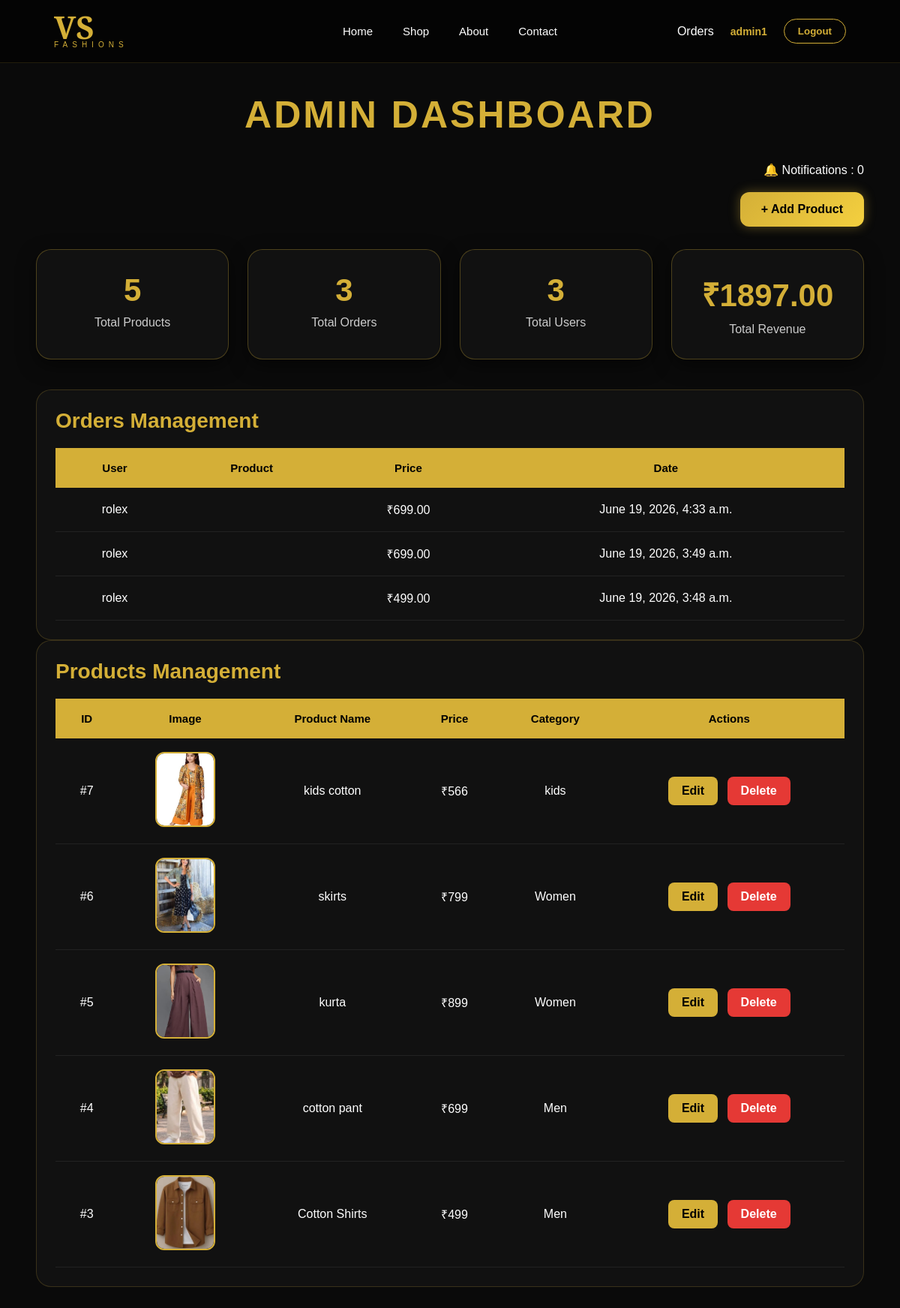
The page /dashboard/ (signed in) on the database its author committed.
### Vs/models.py (models this page shows, shortened)
class Order(models.Model):
    user = models.ForeignKey(
        User,
        on_delete=models.CASCADE
    )
    product_name = models.CharField(
        max_length=200,
        default=""
    )
    full_name = models.CharField(
        max_length=100,
        default=""
    )
    phone = models.CharField(
        max_length=15,
        default=""
    )
    email = models.EmailField(
        blank=True,
        default=""
    )
    address = models.TextField(
        default=""
    )
    total_amount = models.DecimalField(
        max_digits=10,
        decimal_places=2,
        default=0
    )
    created_at = models.DateTimeField(
        auto_now_add=True
    )

class Product(models.Model):
    CATEGORY_CHOICES = (
        ('Men', 'Men'),
        ('Women', 'Women'),
        ('New Arrivals', 'New Arrivals'),
        (
          'kids', 'kids'
        )
    )
    name = models.CharField(max_length=200)
    price = models.IntegerField()
    image = models.ImageField(upload_to='products/')
    description = models.TextField()
    category = models.CharField(
        max_length=50,
        choices=CATEGORY_CHOICES,
        default='Men'
    )

### Vs/views.py (the view)
# urls.py: path('dashboard/',views.dashboard,name='dashboard'),
@staff_member_required
def dashboard(request):
    total_products = Product.objects.count()
    total_orders = Order.objects.count()
    total_users = User.objects.count()
    products = Product.objects.all().order_by('-id')
    orders = Order.objects.all().order_by('-id')
    total_revenue = 0
    notifications = Notification.objects.filter(
        is_read=False
    ).count()
    for order in orders:
        total_revenue += order.total_amount
    return render(request, "dashboard.html", {
        "total_products": total_products,
        "total_orders": total_orders,
        "total_users": total_users,
        "total_revenue": total_revenue,
        "products": products,
        "orders": orders,
        "notification": notifications
    })

### Vs/templates/dashboard.html (shortened to what this page needs)
{% extends 'base.html' %}
{% load static %}
{% block extra_css %}
<link rel="stylesheet" href="{% static 'css/dashboard.css' %}">
{% endblock %}
{% block content %}
<div class="dashboard">
<h1>ADMIN DASHBOARD</h1>
<div style="text-align:right;margin-bottom:20px;">
    🔔 Notifications : {{ notification }}
</div>
<div class="top-bar">
<a href="{% url 'add_product' %}" class="add-btn">
+ Add Product
</a>
</div>
<div class="cards">
<div class="card">
<h2>{{ total_products }}</h2>
<p>Total Products</p>
</div>
<div class="card">
<h2>{{ total_orders }}</h2>
<p>Total Orders</p>
</div>
<div class="card">
<h2>{{ total_users }}</h2>
<p>Total Users</p>
</div>
<div class="card">
<h2>₹{{ total_revenue }}</h2>
<p>Total Revenue</p>
</div>
</div>
<div class="products-section">
<div class="section-header">
<h2>Orders Management</h2>
</div>
<table class="product-table">
<thead>
<tr>
<th>User</th>
<th>Product</th>
<th>Price</th>
<th>Date</th>
</tr>
</thead>
<tbody>
{% for order in orders %}
<tr>
<td>
{{ order.user.username }}
</td>
<td>
</td>
<td>
₹{{ order.total_amount }}
</td>
<td>
{{ order.created_at }}
</td>
</tr>
{% empty %}
<tr>
<td colspan="4">
No Orders Available
</td>
</tr>
{% endfor %}
</tbody>
</table>
</div>
<div class="products-section">
<div class="section-header">
<h2>Products Management</h2>
</div>
<table class="product-table">
<thead>
<tr>
<th>ID</th>
<th>Image</th>
<th>Product Name</th>
<th>Price</th>
<th>Category</th>
<th>Actions</th>
</tr>
</thead>
<tbody>
{% for product in products %}
<tr>
<td>#{{ product.id }}</td>
<td>
{% if product.image %}
<img src="{{ product.image.url }}" class="product-img">
{% else %}
No Image
{% endif %}
</td>
<td>
{{ product.name }}
</td>
<td>
₹{{ product.price }}
</td>
<td>
{{ product.category }}
</td>
<td>
<a href="{% url 'edit_product' product.id %}" class="edit-btn">
Edit
</a>
<a href="{% url 'delete_product' product.id %}"
class="delete-btn"
onclick="return confirm('Are you sure you want to delete this product?')">
Delete
</a>
</td>
</tr>
{% empty %}
<tr>
<td colspan="6">
No Products Available
</td>
</tr>
{% endfor %}
</tbody>
</table>
</div>
</div>
{% endblock %}

### Vs/templates/base.html (shortened to what this page needs)
{% load static %}
<!DOCTYPE html>
<html lang="en">
<head>
    <link rel="stylesheet" href="{% static 'css/base.css' %}">
    {% block extra_css %}{% endblock %}
</head>
<body>
<header>
    <div class="logo">
        <a href="/home/">
            <h1>VS</h1>
            <span>FASHIONS</span>
        </a>
    </div>
    <nav>
        <a href="/">Home</a>
        <div class="dropdown">
            <a href="/shop/">Shop</a>
        </div>
        <a href="/about/">About</a>
        <a href="/contact/">Contact</a>
    </nav>
    <div class="right-menu">
        <a href="/orders/">Orders</a>
        {% if user.is_authenticated %}
            <span class="username">{{ user.username }}</span>
            <a href="{% url 'logout' %}">
                <button class="premium-btn">Logout</button>
            </a>
        {% else %}
            <a href="{% url 'login' %}">
                <button class="premium-btn">Login</button>
            </a>
        {% endif %}
    </div>
</header>
<main>
    {% block content %}{% endblock %}
</main>
</body>
</html>

### Vs/static/css/base.css (style rules this page uses)
* { margin:0; padding:0; box-sizing:border-box; }
body { background: radial-gradient(circle at top right,#201605,transparent 35%), #050505; color:white; font-family:'Montserrat',sans-serif; min-height:100vh; }
header { position:sticky; top:0; z-index:1000; display:flex; align-items:center; justify-content:space-between; padding:18px 6%; background:rgba(5,5,5,.92); backdrop-filter:blur(20px); border-bottom:1px solid rgba(212,175,55,.15); position:relative; }
.logo h1 { font-family:'Cormorant Garamond',serif; font-size:42px; color:#d4af37; line-height:36px; }
.logo span { color:#d4af37; font-size:10px; letter-spacing:6px; display:block; }
.logo a { text-decoration:none; }
nav { position:absolute; left:50%; transform:translateX(-50%); display:flex; align-items:center; gap:40px; }
nav a { color:white; text-decoration:none; font-size:15px; font-weight:500; transition:.3s; position:relative; }
nav a::after { content:''; position:absolute; left:0; bottom:-5px; width:0%; height:2px; background:#d4af37; transition:.3s; }
.dropdown { position:relative; }
.right-menu { display:flex; align-items:center; gap:22px; }
.right-menu a { text-decoration:none; color:white; transition:.3s; }
.username { color:#d4af37; font-weight:600; font-size:14px; white-space:nowrap; }
.premium-btn { background:transparent; color:#d4af37; border:1px solid #d4af37; padding:8px 18px; border-radius:25px; font-weight:600; cursor:pointer; transition:.3s; }
main { width:100%; }

### Vs/static/css/dashboard.css (style rules this page uses)
body { background:#0a0a0a; color:#fff; font-family:'Poppins',sans-serif; }
.dashboard { width:92%; margin:auto; padding:40px 0; }
.dashboard h1 { text-align:center; color:#d4af37; font-size:50px; font-weight:700; letter-spacing:3px; margin-bottom:35px; text-transform:uppercase; }
.top-bar { display:flex; justify-content:flex-end; margin-bottom:30px; }
.add-btn { background:linear-gradient(135deg,#d4af37,#f4d03f); color:#000; text-decoration:none; padding:14px 28px; border-radius:12px; font-weight:700; transition:0.3s; box-shadow:0 0 15px rgba(212,175,55,0.4); }
.cards { display:grid; grid-template-columns:repeat(auto-fit,minmax(220px,1fr)); gap:25px; margin-bottom:40px; }
.card { background:#111; border:1px solid rgba(212,175,55,0.3); border-radius:20px; padding:30px; text-align:center; box-shadow:0 8px 25px rgba(0,0,0,0.5); transition:0.3s; }
.card h2 { color:#d4af37; font-size:42px; margin-bottom:10px; }
.card p { color:#ccc; font-size:16px; }
.products-section { background:#111; border-radius:20px; padding:25px; border:1px solid rgba(212,175,55,0.2); overflow:hidden; }
.section-header { margin-bottom:20px; }
.section-header h2 { color:#d4af37; font-size:28px; }
.product-table { width:100%; border-collapse:collapse; }
.product-table thead { background:#d4af37; }
.product-table th { color:#000; padding:18px; font-size:15px; font-weight:700; }
.product-table td { padding:18px; text-align:center; border-bottom:1px solid #222; }
.product-table tr { transition:0.3s; }
.product-img { width:80px; height:100px; object-fit:cover; border-radius:12px; border:2px solid #d4af37; }
.edit-btn { background:#d4af37; color:#000; text-decoration:none; padding:10px 18px; border-radius:8px; font-weight:600; margin-right:8px; display:inline-block; }
.delete-btn { background:#e53935; color:white; text-decoration:none; padding:10px 18px; border-radius:8px; font-weight:600; display:inline-block; }

### rows shown on the page
Order: user.username "rolex", total_amount "699.00", created_at "June 19, 2026, 4:33 a.m."
Order: user.username "rolex", total_amount "699.00", created_at "June 19, 2026, 3:49 a.m."
Order: user.username "rolex", total_amount "499.00", created_at "June 19, 2026, 3:48 a.m."
Product: id "7", image (picture), name "kids cotton", price "566", category "kids"
Product: id "6", image (picture), name "skirts", price "799", category "Women"
Product: id "5", image (picture), name "kurta", price "899", category "Women"
Product: id "4", image (picture), name "cotton pant", price "699", category "Men"
Product: id "3", image (picture), name "Cotton Shirts", price "499", category "Men"

### other values the page prints
{{ user.username }} "admin1"
{{ notification }} "0"
{{ total_products }} "5"
{{ total_orders }} "3"
{{ total_users }} "3"
{{ total_revenue }} "1897.00"
